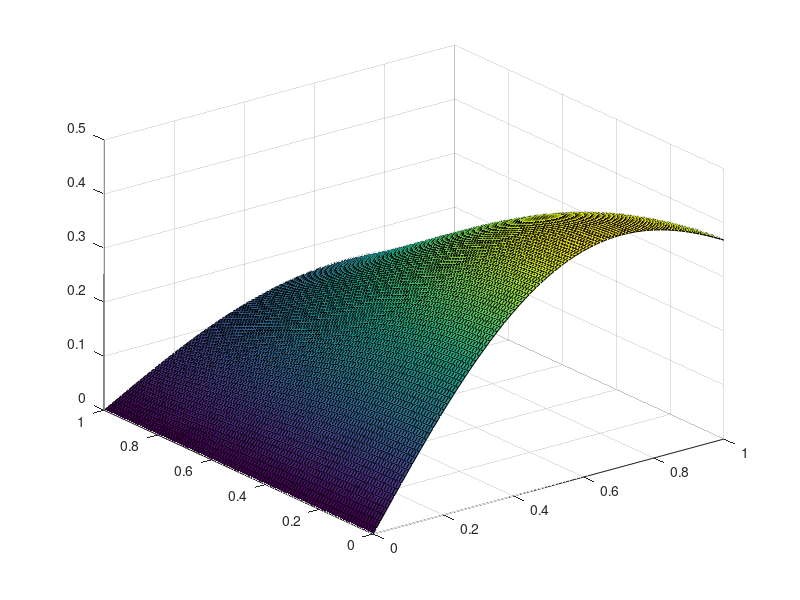

The MATLAB source for this figure:
%function [largest] = matlabpractice(a)
%Return the largest value in an array or set of numbers
%     max = a(1);
%     for i = 1:length(a)
%         if a(i)>max
%             max = a(i);
%         end
%     end
%     largest = max;
    
   % largest = max(a);
%end
   
%s.a = {'A','b','78' 5;'B','H','t',1.0};
%s.b = 94680923760274608245;
%s.c = [1 2 3 4 5 67 8 9];
    
x = linspace(0,1,100);
y = rand(1,100);
%z = 50*(rand(1,100));
%plot(x,y)

%x=0.1:0.1:10;
%y=1:100;
%figure(1);
%quiver(x,y,z)


[X,Y] = meshgrid(x);
F = X.*exp(-X.^2-Y.^2);
surf(X,Y,F);